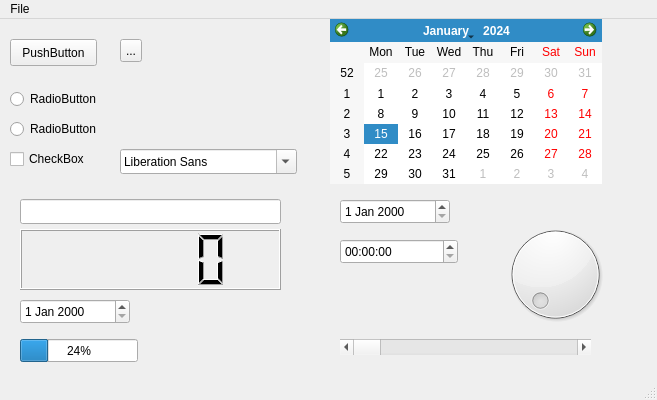
<?xml version="1.0" encoding="UTF-8"?>
<ui version="4.0">
 <class>MainWindow</class>
 <widget class="QMainWindow" name="MainWindow">
  <property name="geometry">
   <rect>
    <x>0</x>
    <y>0</y>
    <width>657</width>
    <height>400</height>
   </rect>
  </property>
  <property name="windowTitle">
   <string>MainWindow</string>
  </property>
  <widget class="QWidget" name="centralwidget">
   <widget class="QPushButton" name="pushButton">
    <property name="geometry">
     <rect>
      <x>10</x>
      <y>20</y>
      <width>87</width>
      <height>27</height>
     </rect>
    </property>
    <property name="text">
     <string>PushButton</string>
    </property>
   </widget>
   <widget class="QRadioButton" name="radioButton">
    <property name="geometry">
     <rect>
      <x>10</x>
      <y>70</y>
      <width>103</width>
      <height>20</height>
     </rect>
    </property>
    <property name="text">
     <string>RadioButton</string>
    </property>
   </widget>
   <widget class="QRadioButton" name="radioButton_2">
    <property name="geometry">
     <rect>
      <x>10</x>
      <y>100</y>
      <width>103</width>
      <height>20</height>
     </rect>
    </property>
    <property name="text">
     <string>RadioButton</string>
    </property>
   </widget>
   <widget class="QCheckBox" name="checkBox">
    <property name="geometry">
     <rect>
      <x>10</x>
      <y>130</y>
      <width>87</width>
      <height>20</height>
     </rect>
    </property>
    <property name="text">
     <string>CheckBox</string>
    </property>
   </widget>
   <widget class="QCalendarWidget" name="calendarWidget">
    <property name="geometry">
     <rect>
      <x>330</x>
      <y>0</y>
      <width>272</width>
      <height>165</height>
     </rect>
    </property>
   </widget>
   <widget class="QDial" name="dial">
    <property name="geometry">
     <rect>
      <x>500</x>
      <y>200</y>
      <width>111</width>
      <height>111</height>
     </rect>
    </property>
   </widget>
   <widget class="QToolButton" name="toolButton">
    <property name="geometry">
     <rect>
      <x>120</x>
      <y>20</y>
      <width>22</width>
      <height>23</height>
     </rect>
    </property>
    <property name="text">
     <string>...</string>
    </property>
   </widget>
   <widget class="QFontComboBox" name="fontComboBox">
    <property name="geometry">
     <rect>
      <x>120</x>
      <y>130</y>
      <width>177</width>
      <height>25</height>
     </rect>
    </property>
   </widget>
   <widget class="QLCDNumber" name="lcdNumber">
    <property name="geometry">
     <rect>
      <x>20</x>
      <y>210</y>
      <width>261</width>
      <height>61</height>
     </rect>
    </property>
   </widget>
   <widget class="QDateEdit" name="dateEdit">
    <property name="geometry">
     <rect>
      <x>20</x>
      <y>280</y>
      <width>110</width>
      <height>25</height>
     </rect>
    </property>
   </widget>
   <widget class="QProgressBar" name="progressBar">
    <property name="geometry">
     <rect>
      <x>20</x>
      <y>320</y>
      <width>118</width>
      <height>23</height>
     </rect>
    </property>
    <property name="value">
     <number>24</number>
    </property>
   </widget>
   <widget class="QScrollBar" name="horizontalScrollBar">
    <property name="geometry">
     <rect>
      <x>340</x>
      <y>320</y>
      <width>251</width>
      <height>16</height>
     </rect>
    </property>
    <property name="orientation">
     <enum>Qt::Horizontal</enum>
    </property>
   </widget>
   <widget class="QDateEdit" name="dateEdit_2">
    <property name="geometry">
     <rect>
      <x>340</x>
      <y>180</y>
      <width>110</width>
      <height>25</height>
     </rect>
    </property>
   </widget>
   <widget class="QTimeEdit" name="timeEdit">
    <property name="geometry">
     <rect>
      <x>340</x>
      <y>220</y>
      <width>118</width>
      <height>25</height>
     </rect>
    </property>
   </widget>
   <widget class="QLineEdit" name="lineEdit">
    <property name="geometry">
     <rect>
      <x>20</x>
      <y>180</y>
      <width>261</width>
      <height>25</height>
     </rect>
    </property>
   </widget>
  </widget>
  <widget class="QMenuBar" name="menubar">
   <property name="geometry">
    <rect>
     <x>0</x>
     <y>0</y>
     <width>657</width>
     <height>23</height>
    </rect>
   </property>
   <widget class="QMenu" name="menuFile">
    <property name="title">
     <string>File</string>
    </property>
   </widget>
   <addaction name="menuFile"/>
  </widget>
  <widget class="QStatusBar" name="statusbar"/>
 </widget>
 <resources/>
 <connections/>
</ui>
